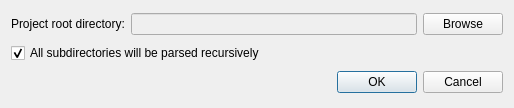
<?xml version="1.0" encoding="UTF-8"?>
<ui version="4.0">
 <class>UICtags</class>
 <widget class="QDialog" name="UICtags">
  <property name="geometry">
   <rect>
    <x>0</x>
    <y>0</y>
    <width>514</width>
    <height>108</height>
   </rect>
  </property>
  <property name="windowTitle">
   <string>Dialog</string>
  </property>
  <layout class="QVBoxLayout" name="verticalLayout">
   <item>
    <layout class="QHBoxLayout" name="horizontalLayout">
     <item>
      <widget class="QLabel" name="label">
       <property name="text">
        <string>Project root directory:</string>
       </property>
      </widget>
     </item>
     <item>
      <widget class="QLineEdit" name="lineEditPath">
       <property name="enabled">
        <bool>false</bool>
       </property>
      </widget>
     </item>
     <item>
      <widget class="QPushButton" name="buttonBrowse">
       <property name="text">
        <string>Browse</string>
       </property>
       <property name="icon">
        <iconset>
         <normaloff>:/enkiicons/folder.png</normaloff>:/enkiicons/folder.png</iconset>
       </property>
      </widget>
     </item>
    </layout>
   </item>
   <item>
    <widget class="QCheckBox" name="checkBoxRecursive">
     <property name="text">
      <string>All subdirectories will be parsed recursively</string>
     </property>
     <property name="checked">
      <bool>true</bool>
     </property>
    </widget>
   </item>
   <item>
    <widget class="QDialogButtonBox" name="buttonBox">
     <property name="orientation">
      <enum>Qt::Horizontal</enum>
     </property>
     <property name="standardButtons">
      <set>QDialogButtonBox::Cancel|QDialogButtonBox::Ok</set>
     </property>
    </widget>
   </item>
  </layout>
 </widget>
 <tabstops>
  <tabstop>lineEditPath</tabstop>
  <tabstop>buttonBrowse</tabstop>
  <tabstop>checkBoxRecursive</tabstop>
  <tabstop>buttonBox</tabstop>
 </tabstops>
 <resources/>
 <connections>
  <connection>
   <sender>buttonBox</sender>
   <signal>accepted()</signal>
   <receiver>UICtags</receiver>
   <slot>accept()</slot>
   <hints>
    <hint type="sourcelabel">
     <x>248</x>
     <y>254</y>
    </hint>
    <hint type="destinationlabel">
     <x>157</x>
     <y>274</y>
    </hint>
   </hints>
  </connection>
  <connection>
   <sender>buttonBox</sender>
   <signal>rejected()</signal>
   <receiver>UICtags</receiver>
   <slot>reject()</slot>
   <hints>
    <hint type="sourcelabel">
     <x>316</x>
     <y>260</y>
    </hint>
    <hint type="destinationlabel">
     <x>286</x>
     <y>274</y>
    </hint>
   </hints>
  </connection>
 </connections>
</ui>
